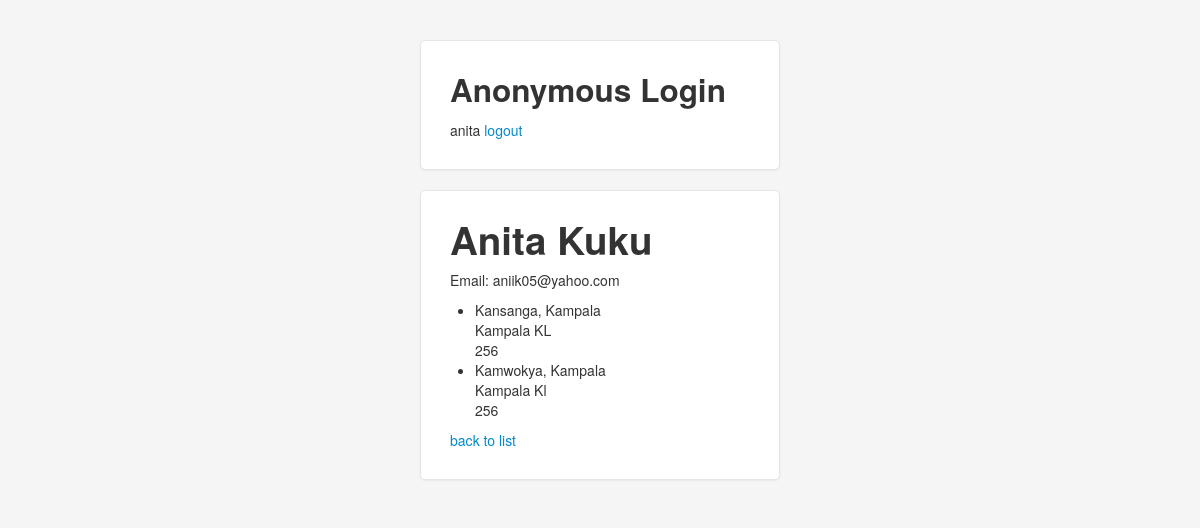
/1/ (signed in), run on the app's committed database.
### contacts/models.py (models this page shows, shortened)
class Contact(models.Model):
    first_name = models.CharField(
        max_length=255,
    )
    last_name = models.CharField(
        max_length=255,
    )
    email = models.EmailField()
    owner = models.ForeignKey(User)
    def __str__(self):
        return ' '.join([
            self.first_name,
            self.last_name,
        ])

class Address(models.Model):
    contact = models.ForeignKey(Contact)
    address_type = models.CharField(
        max_length=10,
    )
    address = models.CharField(
        max_length=255,
    )
    city = models.CharField(
        max_length=255,
    )
    state = models.CharField(
        max_length=2,
    )
    postal_code = models.CharField(
        max_length=20,
    )
    class Meta:
        unique_together = ('contact', 'address_type',)

### contacts/views.py (the view)
# urls.py: url(r'^(?P<pk>\d+)/$', contacts.views.ContactView.as_view(),
class ContactView(DetailView): # view for details for our contacts, this will show the details of the contacts
    model = Contact
    template_name = 'contact.html'

### contacts/templates/contact.html
{% extends "base.html" %}
{% block content %}
<div class="container">
	<form class="form-signin" >
		<h1>{{ contact }}</h1>
		<p>Email: {{ contact.email }}</p>
		<ul>
				{% for address in contact.address_set.all %}
   			<li>{{ address.address }}<br/>
       			{{ address.city }} {{ address.state }}<br/>
       			{{ address.postal_code }}
   			</li>
				{% endfor %}
		</ul>
		<a href="{% url "contacts-list" %}">back to list</a>
	</form>
</div>
{% endblock %}

### contacts/templates/base.html (shortened to what this page needs)
{% load staticfiles %}
<html>
	<head>
		<link href="{% static 'bootstrap/css/bootstrap.css'%}" rel="stylesheet">
    	<link rel="stylesheet" href="{% static 'bootstrap/css/bootstrap-responsive.css' %}">
	</head>
	<body>
   			<div class="container">
   				<form class="form-signin">
						<h2 class="form-signin-heading">Anonymous Login </h2>
       					{{ user }}
       					{% if user.is_anonymous %}
       					<a class="brand" href="{% url 'django.contrib.auth.views.login' %}">login</a>
       					{% else %}
       					<a class="brand" href="{% url 'django.contrib.auth.views.logout' %}">logout</a>
       					{% endif%}
       			</form>
			</div>
    {% block content %}
    {% endblock %}

### contacts/templates/base.html (style rules this page uses)
body { padding-top: 40px; padding-bottom: 40px; background-color: #f5f5f5; }
.form-signin { max-width: 300px; padding: 19px 29px 29px; margin: 0 auto 20px; background-color: #fff; border: 1px solid #e5e5e5; -webkit-border-radius: 5px; -moz-border-radius: 5px; border-radius: 5px; -webkit-box-shadow: 0 1px 2px rgba(0,0,0,.05); -moz-box-shadow: 0 1px 2px rgba(0,0,0,.05); box-shadow: 0 1px 2px rgba(0,0,0,.05); }
.form-signin .form-signin-heading, .form-signin .checkbox { margin-bottom: 10px; }

### data on the page
Contact: first_name+last_name "Anita Kuku", email "aniik05@yahoo.com"
Address: address "Kansanga, Kampala", city "Kampala", state "KL", postal_code "256"
Address: address "Kamwokya, Kampala", city "Kampala", state "Kl", postal_code "256"

### other printed values
{{ user }} "anita"
